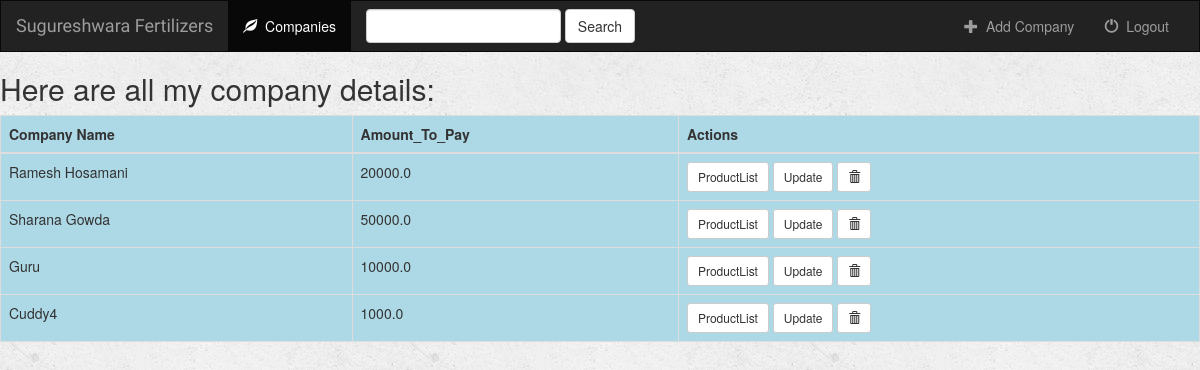
/fertilizers/ (signed in), run on the app's committed database.
### fertilizers/models.py (models this page shows, shortened)
class Company(models.Model):
    Name = models.CharField(max_length=100)
    Amount_To_Pay = models.FloatField()

### fertilizers/views.py (the view)
class IndexViewCompany(generic.ListView):
    template_name = 'fertilizers/index.html'
    context_object_name = 'all_companies'
    def get_queryset(self):
        return Company.objects.all()

### fertilizers/templates/fertilizers/index.html (shortened to what this page needs)
{% extends 'fertilizers/base.html' %}
{% block body %}
        {% if all_companies %}
            <h2>Here are all my company details:</h2>
            <div style="background-color:lightblue">
            <table class="table table-bordered">
                <thead>
                    <th>Company Name</th>
                    <th>Amount_To_Pay</th>
                    <th>Actions</th>
                </thead>
                {% for company in all_companies %}
                    <tr>
                        <td>{{ company.Name }}</td>
                        <td>{{ company.Amount_To_Pay }}</td>
                        <td>
                            <form action="{% url 'fertilizers:Detail-company' company.id %}" method="get" style="display:inline">
                                <button type="submit" class="btn btn-default btn-sm">ProductList</button>
                            </form>
                            <form action="{% url 'fertilizers:Update-company' company.id %}" method="" style="display:inline" onsubmit="return confirm('Sure you want to update');">
                                <button type="submit" class="btn btn-default btn-sm">Update</button>
                            </form>
                            <form action="{% url 'fertilizers:Delete-company' company.id %}" method="post" style="display:inline;" onsubmit="return confirm('Are you sure to delete');">
                                <button type="submit" class="btn btn-default btn-sm">
                                    <span class="glyphicon glyphicon-trash"></span>
                                </button>
                            </form>
                        </td>
                    </tr>
                {% endfor %}
            </table>
            </div>
        {% else %}
            <h2>You don't have any company lists to display</h2>
        {% endif %}
{% endblock %}

### fertilizers/static/fertilizers/style.css (style rules this page uses)
body { background: white url("images/background.png"); }

### data on the page
Company: Name "Ramesh Hosamani", Amount_To_Pay "20000.0"
Company: Name "Sharana Gowda", Amount_To_Pay "50000.0"
Company: Name "Guru", Amount_To_Pay "10000.0"
Company: Name "Cuddy4", Amount_To_Pay "1000.0"
